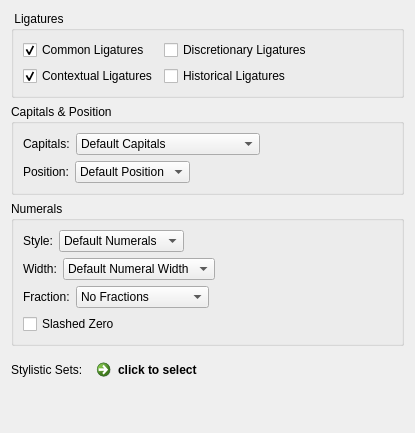
<?xml version="1.0" encoding="UTF-8"?>
<ui version="4.0">
 <class>smFontFeaturesBase</class>
 <widget class="QWidget" name="smFontFeaturesBase">
  <property name="geometry">
   <rect>
    <x>0</x>
    <y>0</y>
    <width>415</width>
    <height>433</height>
   </rect>
  </property>
  <property name="windowTitle">
   <string>Form</string>
  </property>
  <layout class="QVBoxLayout" name="verticalLayout_2">
   <item>
    <widget class="QGroupBox" name="ligaturesGroupBox">
     <property name="title">
      <string> Ligatures</string>
     </property>
     <layout class="QFormLayout" name="formLayout">
      <item row="0" column="0">
       <widget class="QCheckBox" name="CommonCheck">
        <property name="sizePolicy">
         <sizepolicy hsizetype="Preferred" vsizetype="Preferred">
          <horstretch>0</horstretch>
          <verstretch>0</verstretch>
         </sizepolicy>
        </property>
        <property name="toolTip">
         <string>Common Ligtures (liga)</string>
        </property>
        <property name="text">
         <string>Common Ligatures</string>
        </property>
        <property name="checked">
         <bool>true</bool>
        </property>
       </widget>
      </item>
      <item row="0" column="1">
       <widget class="QCheckBox" name="DiscretinoryCheck">
        <property name="sizePolicy">
         <sizepolicy hsizetype="Preferred" vsizetype="Preferred">
          <horstretch>0</horstretch>
          <verstretch>0</verstretch>
         </sizepolicy>
        </property>
        <property name="toolTip">
         <string>Discretionary Ligatures (dlig)</string>
        </property>
        <property name="text">
         <string>Discretionary Ligatures</string>
        </property>
        <property name="autoExclusive">
         <bool>false</bool>
        </property>
       </widget>
      </item>
      <item row="1" column="0">
       <widget class="QCheckBox" name="ContextualCheck">
        <property name="sizePolicy">
         <sizepolicy hsizetype="Preferred" vsizetype="Preferred">
          <horstretch>0</horstretch>
          <verstretch>0</verstretch>
         </sizepolicy>
        </property>
        <property name="toolTip">
         <string>Contextual Ligatures (clig)</string>
        </property>
        <property name="text">
         <string>Contextual Ligatures</string>
        </property>
        <property name="checked">
         <bool>true</bool>
        </property>
        <property name="autoRepeat">
         <bool>false</bool>
        </property>
        <property name="autoExclusive">
         <bool>false</bool>
        </property>
        <property name="tristate">
         <bool>false</bool>
        </property>
       </widget>
      </item>
      <item row="1" column="1">
       <widget class="QCheckBox" name="HistoricalCheck">
        <property name="sizePolicy">
         <sizepolicy hsizetype="Preferred" vsizetype="Preferred">
          <horstretch>0</horstretch>
          <verstretch>0</verstretch>
         </sizepolicy>
        </property>
        <property name="toolTip">
         <string>Historical Ligatures (hlig)</string>
        </property>
        <property name="text">
         <string>Historical Ligatures</string>
        </property>
        <property name="checked">
         <bool>false</bool>
        </property>
        <property name="autoExclusive">
         <bool>true</bool>
        </property>
       </widget>
      </item>
     </layout>
    </widget>
   </item>
   <item>
    <widget class="QGroupBox" name="groupBox">
     <property name="title">
      <string>Capitals &amp;&amp; Position</string>
     </property>
     <layout class="QVBoxLayout" name="verticalLayout_3">
      <item>
       <layout class="QHBoxLayout" name="horizontalLayout">
        <item>
         <widget class="QLabel" name="capitalsLabel">
          <property name="text">
           <string>Capitals:</string>
          </property>
         </widget>
        </item>
        <item>
         <widget class="QComboBox" name="capitalsComboBox">
          <item>
           <property name="text">
            <string>Default Capitals</string>
           </property>
          </item>
          <item>
           <property name="text">
            <string>Small Capitals</string>
           </property>
          </item>
          <item>
           <property name="text">
            <string>Petite Capitals</string>
           </property>
          </item>
          <item>
           <property name="text">
            <string>Unicase</string>
           </property>
          </item>
          <item>
           <property name="text">
            <string>Titling</string>
           </property>
          </item>
          <item>
           <property name="text">
            <string>Petite Capitals from Captials</string>
           </property>
          </item>
          <item>
           <property name="text">
            <string>Small Capitals from Captials</string>
           </property>
          </item>
         </widget>
        </item>
        <item>
         <spacer name="horizontalSpacer_4">
          <property name="orientation">
           <enum>Qt::Horizontal</enum>
          </property>
          <property name="sizeHint" stdset="0">
           <size>
            <width>40</width>
            <height>20</height>
           </size>
          </property>
         </spacer>
        </item>
       </layout>
      </item>
      <item>
       <layout class="QHBoxLayout" name="horizontalLayout_2">
        <item>
         <widget class="QLabel" name="positionLabel">
          <property name="text">
           <string>Position:</string>
          </property>
         </widget>
        </item>
        <item>
         <widget class="QComboBox" name="positionComboBox">
          <item>
           <property name="text">
            <string>Default Position</string>
           </property>
          </item>
          <item>
           <property name="text">
            <string>Subscript</string>
           </property>
          </item>
          <item>
           <property name="text">
            <string>Superscript</string>
           </property>
          </item>
          <item>
           <property name="text">
            <string>Ordinals</string>
           </property>
          </item>
         </widget>
        </item>
        <item>
         <spacer name="horizontalSpacer_5">
          <property name="orientation">
           <enum>Qt::Horizontal</enum>
          </property>
          <property name="sizeHint" stdset="0">
           <size>
            <width>40</width>
            <height>20</height>
           </size>
          </property>
         </spacer>
        </item>
       </layout>
      </item>
     </layout>
    </widget>
   </item>
   <item>
    <widget class="QGroupBox" name="numeralsGroupBox">
     <property name="title">
      <string>Numerals</string>
     </property>
     <layout class="QVBoxLayout" name="verticalLayout">
      <item>
       <layout class="QHBoxLayout" name="horizontalLayout_3">
        <item>
         <widget class="QLabel" name="styleLabel">
          <property name="text">
           <string>Style:</string>
          </property>
         </widget>
        </item>
        <item>
         <widget class="QComboBox" name="numeralComboBox">
          <item>
           <property name="text">
            <string>Default Numerals</string>
           </property>
          </item>
          <item>
           <property name="text">
            <string>Lining</string>
           </property>
          </item>
          <item>
           <property name="text">
            <string>Old Style</string>
           </property>
          </item>
         </widget>
        </item>
        <item>
         <spacer name="horizontalSpacer">
          <property name="orientation">
           <enum>Qt::Horizontal</enum>
          </property>
          <property name="sizeHint" stdset="0">
           <size>
            <width>40</width>
            <height>20</height>
           </size>
          </property>
         </spacer>
        </item>
       </layout>
      </item>
      <item>
       <layout class="QHBoxLayout" name="horizontalLayout_4">
        <item>
         <widget class="QLabel" name="widthLabel">
          <property name="text">
           <string>Width:</string>
          </property>
         </widget>
        </item>
        <item>
         <widget class="QComboBox" name="widthComboBox">
          <item>
           <property name="text">
            <string>Default Numeral Width</string>
           </property>
          </item>
          <item>
           <property name="text">
            <string>Proportional</string>
           </property>
          </item>
          <item>
           <property name="text">
            <string>Tabular</string>
           </property>
          </item>
         </widget>
        </item>
        <item>
         <spacer name="horizontalSpacer_2">
          <property name="orientation">
           <enum>Qt::Horizontal</enum>
          </property>
          <property name="sizeHint" stdset="0">
           <size>
            <width>40</width>
            <height>20</height>
           </size>
          </property>
         </spacer>
        </item>
       </layout>
      </item>
      <item>
       <layout class="QHBoxLayout" name="horizontalLayout_5">
        <item>
         <widget class="QLabel" name="fractionLabel">
          <property name="text">
           <string>Fraction:</string>
          </property>
         </widget>
        </item>
        <item>
         <widget class="QComboBox" name="fractionComboBox">
          <item>
           <property name="text">
            <string>No Fractions</string>
           </property>
          </item>
          <item>
           <property name="text">
            <string>Diagonal Fractions</string>
           </property>
          </item>
          <item>
           <property name="text">
            <string>Stacked Fractions</string>
           </property>
          </item>
         </widget>
        </item>
        <item>
         <spacer name="horizontalSpacer_3">
          <property name="orientation">
           <enum>Qt::Horizontal</enum>
          </property>
          <property name="sizeHint" stdset="0">
           <size>
            <width>40</width>
            <height>20</height>
           </size>
          </property>
         </spacer>
        </item>
       </layout>
      </item>
      <item>
       <widget class="QCheckBox" name="SlashedZeroCheck">
        <property name="enabled">
         <bool>true</bool>
        </property>
        <property name="toolTip">
         <string>Slashed Zero (zero)</string>
        </property>
        <property name="text">
         <string>Slashed Zero</string>
        </property>
       </widget>
      </item>
     </layout>
    </widget>
   </item>
   <item>
    <layout class="QHBoxLayout" name="horizontalLayout_6">
     <item>
      <widget class="QLabel" name="stylisticSetsLabel">
       <property name="text">
        <string>Stylistic Sets:</string>
       </property>
      </widget>
     </item>
     <item>
      <widget class="QCommandLinkButton" name="commandLinkButton">
       <property name="sizePolicy">
        <sizepolicy hsizetype="Preferred" vsizetype="Preferred">
         <horstretch>0</horstretch>
         <verstretch>0</verstretch>
        </sizepolicy>
       </property>
       <property name="minimumSize">
        <size>
         <width>168</width>
         <height>0</height>
        </size>
       </property>
       <property name="text">
        <string>click to select</string>
       </property>
       <property name="checkable">
        <bool>false</bool>
       </property>
      </widget>
     </item>
     <item>
      <spacer name="horizontalSpacer_6">
       <property name="orientation">
        <enum>Qt::Horizontal</enum>
       </property>
       <property name="sizeHint" stdset="0">
        <size>
         <width>40</width>
         <height>20</height>
        </size>
       </property>
      </spacer>
     </item>
    </layout>
   </item>
   <item>
    <spacer name="verticalSpacer">
     <property name="orientation">
      <enum>Qt::Vertical</enum>
     </property>
     <property name="sizeHint" stdset="0">
      <size>
       <width>20</width>
       <height>40</height>
      </size>
     </property>
    </spacer>
   </item>
  </layout>
 </widget>
 <resources/>
 <connections/>
</ui>
